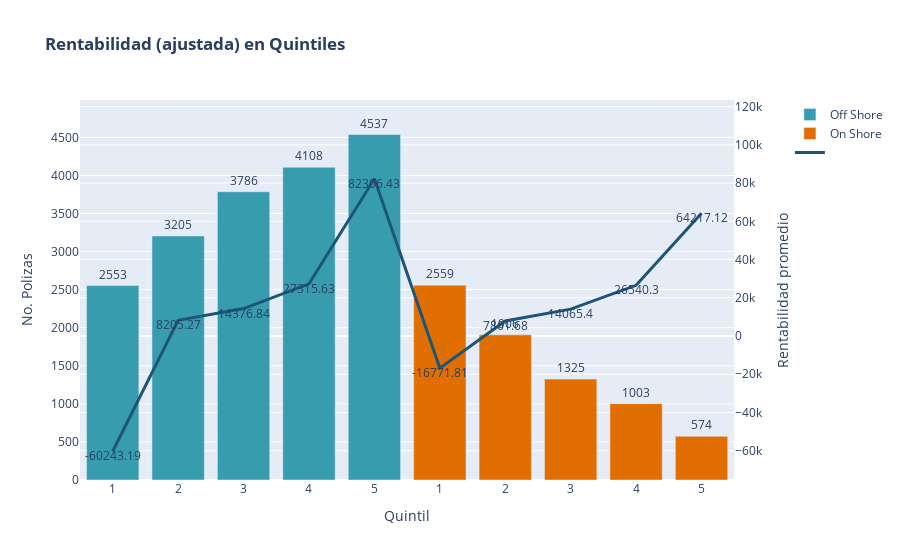

Notebook cell for this chart:
### Code cell
import plotly.graph_objects as go
from plotly.subplots import make_subplots
# Create figure with secondary y-axis
fig = make_subplots(specs=[[{"secondary_y": True}]])
y1 = y1.values
y2 = y2.values
y3 = y3.mean_rent.to_list() + y4.mean_rent.to_list()

# Add traces
fig.add_trace(
    go.Bar(x=[1, 2, 3, 4, 5], y=y1, name="Off Shore", 
    text=y1, textposition='outside', 
    marker_color='rgb(56, 156, 175)'),
    secondary_y=False,
)

fig.add_trace(
    go.Bar(x=[6, 7, 8, 9, 10], y=y2, name="On Shore", 
        text=y2, textposition='outside', 
        marker_color='rgb(225, 110, 0)'),
    secondary_y=False,
)

fig.add_trace(
    go.Scatter(x=list(range(1,11)), y=y3, name='', mode="lines+text", 
        text=y3, textposition="bottom center", 
        line_width=3, line_color='rgb(29, 85, 120)'),
    secondary_y=True,
)

# Add figure title
fig.update_layout(
    title_text="<b>Rentabilidad (ajustada) en Quintiles</b>",
    xaxis = dict(
        tickmode = 'array',
        tickvals = list(range(1,11)),
        ticktext=[1,2,3,4,5,1,2,3,4,5]
    )
)

# Set x-axis title
fig.update_xaxes(title_text="Quintil")

# Set y-axes titles
fig.update_yaxes(title_text="No. Polizas", secondary_y=False, range=[0, max(y1)*1.1])
fig.update_yaxes(title_text="Rentabilidad promedio", secondary_y=True, range=[min(y3)*1.25, max(y3)*1.5])

fig.show()

### Figure 1 — Plotly figure (JSON) as saved in the notebook; plotly's stock layout.template omitted (floating-point values rounded to 4 significant figures)
{"data": [{"marker": {"color": "rgb(56, 156, 175)"}, "name": "Off Shore", "text": ["2553", "3205", "3786", "4108", "4537"], "textposition": "outside", "type": "bar", "x": [1, 2, 3, 4, 5], "xaxis": "x", "y": [2553, 3205, 3786, 4108, 4537], "yaxis": "y"}, {"marker": {"color": "rgb(225, 110, 0)"}, "name": "On Shore", "text": ["2559", "1906", "1325", "1003", "574"], "textposition": "outside", "type": "bar", "x": [6, 7, 8, 9, 10], "xaxis": "x", "y": [2559, 1906, 1325, 1003, 574], "yaxis": "y"}, {"line": {"color": "rgb(29, 85, 120)", "width": 3}, "mode": "lines+text", "name": "", "text": ["-60243.19", "8205.27", "14376.84", "27315.63", "82306.43", "-16771.81", "7861.68", "14065.4", "26540.3", "64217.12"], "textposition": "bottom center", "type": "scatter", "x": [1, 2, 3, 4, 5, 6, 7, 8, 9, 10], "xaxis": "x", "y": [-60240.0, 8205.0, 14380.0, 27320.0, 82310.0, -16770.0, 7862.0, 14070.0, 26540.0, 64220.0], "yaxis": "y2"}], "layout": {"title": {"text": "<b>Rentabilidad (ajustada) en Quintiles</b>"}, "xaxis": {"anchor": "y", "domain": [0, 0.94], "tickmode": "array", "ticktext": [1, 2, 3, 4, 5, 1, 2, 3, 4, 5], "tickvals": [1, 2, 3, 4, 5, 6, 7, 8, 9, 10], "title": {"text": "Quintil"}}, "yaxis": {"anchor": "x", "domain": [0, 1], "range": [0, 4991.0], "title": {"text": "No. Polizas"}}, "yaxis2": {"anchor": "x", "overlaying": "y", "range": [-75300.0, 123500.0], "side": "right", "title": {"text": "Rentabilidad promedio"}}}}
